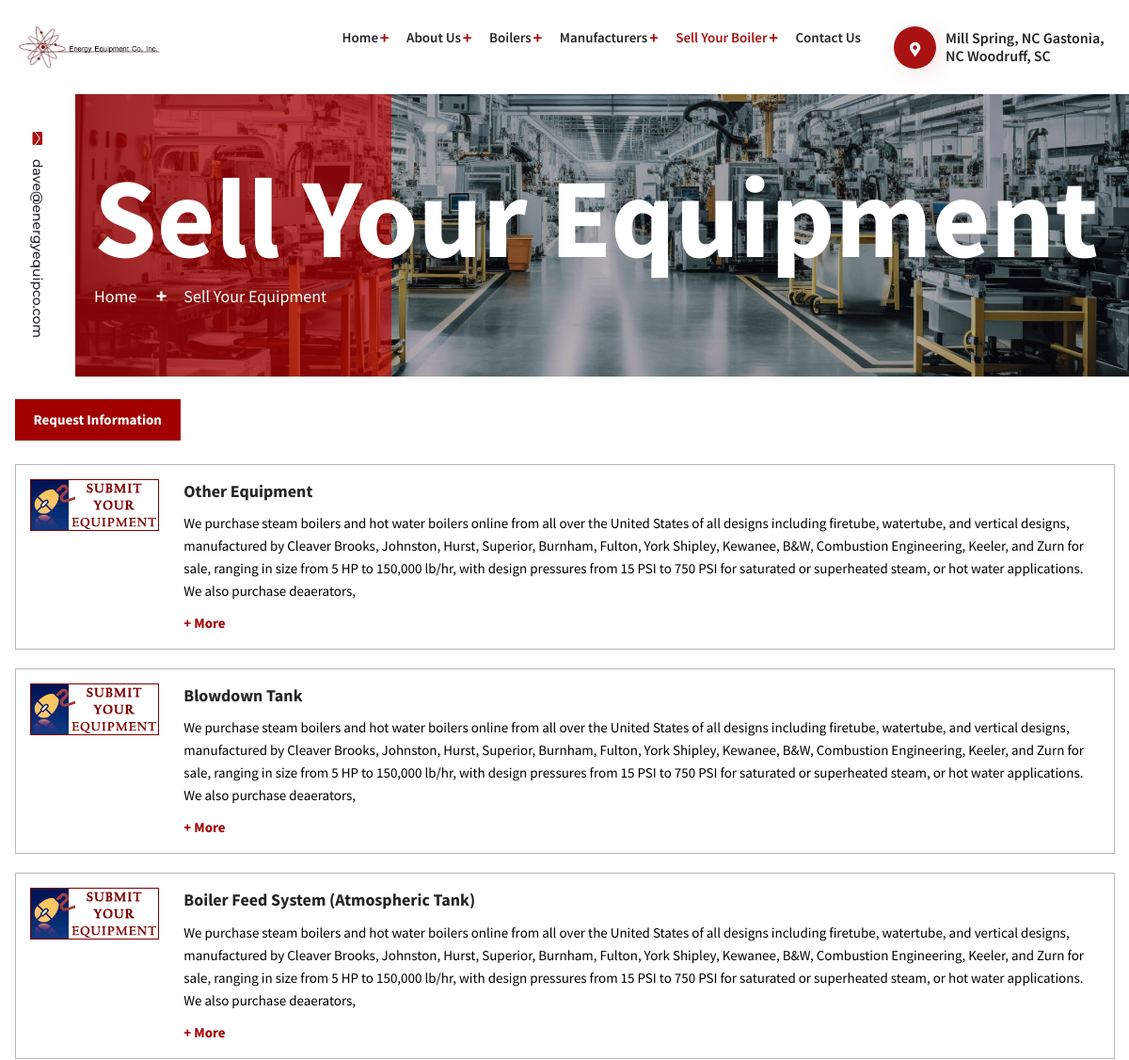
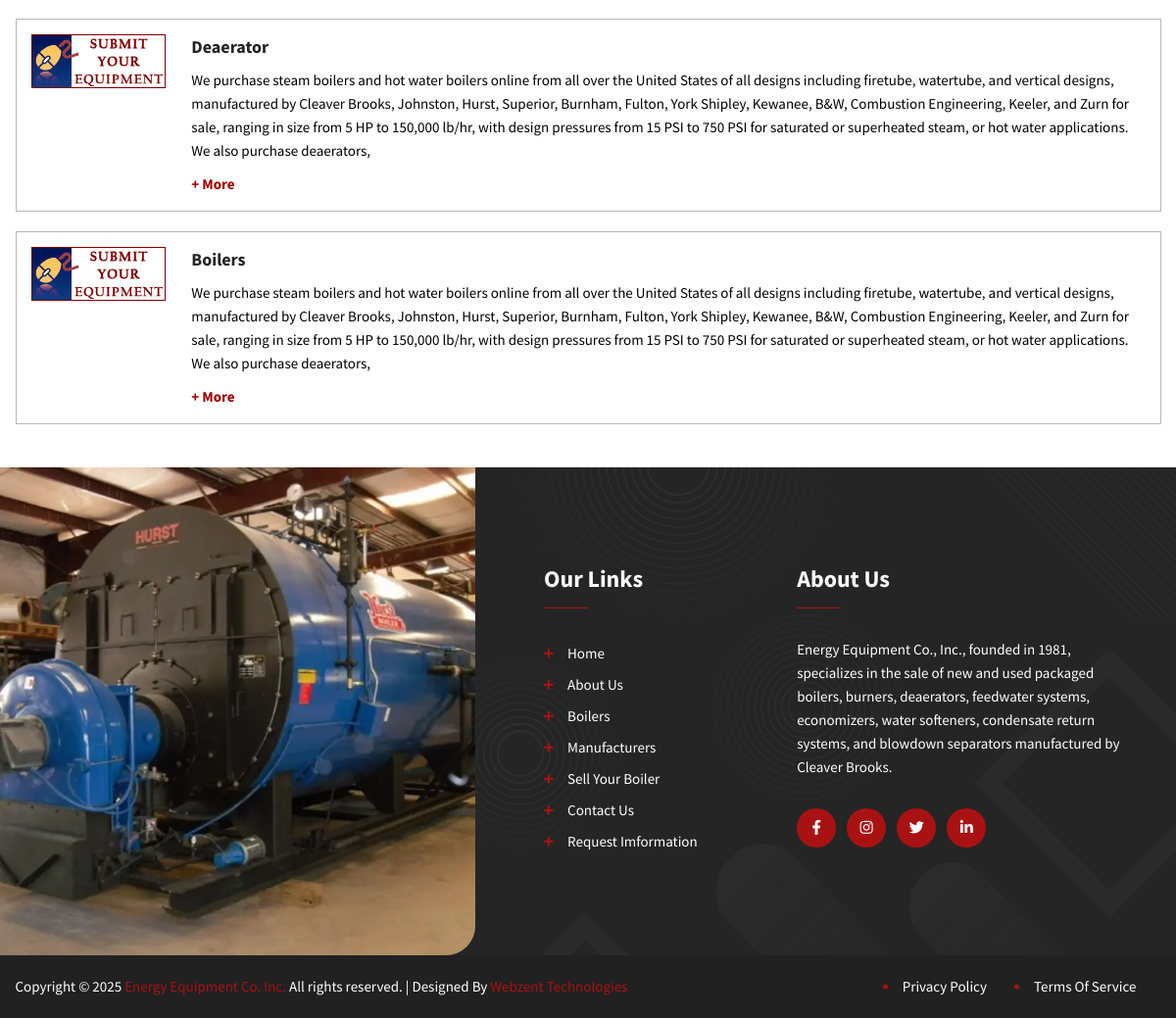
Page /energyequipco/sell-your-boiler.php on the committed database (2 pictures, top to bottom).
### tables this page shows
CREATE TABLE `settings` (
  `id` int(11) NOT NULL,
  `site_title` varchar(255) DEFAULT NULL,
  `email` varchar(255) DEFAULT NULL,
  `phone` varchar(50) DEFAULT NULL,
  `address` text DEFAULT NULL,
  `facebook` varchar(255) DEFAULT NULL,
  `twitter` varchar(255) DEFAULT NULL,
  `instagram` varchar(255) DEFAULT NULL,
  `linkedin` varchar(255) DEFAULT NULL,
  `logo` varchar(255) DEFAULT NULL,
  `favicon` varchar(255) DEFAULT NULL,
  `created_at` datetime DEFAULT current_timestamp()
);

CREATE TABLE `equipment_cards` (
  `id` int(11) NOT NULL,
  `image` varchar(255) DEFAULT NULL,
  `title` varchar(255) DEFAULT NULL,
  `description` text DEFAULT NULL,
  `more_des` text DEFAULT NULL,
  `link` varchar(255) DEFAULT NULL,
  `created_at` timestamp NOT NULL DEFAULT curtime()
);

### energyequipco/sell-your-boiler.php (the view, shortened to what this page needs)
<?php
include ('admin/includes/config.php');
include('inc/head.php');
$pageTitle = "Sell Your Equipment";
?>
<body id="bg">
<?php include('inc/header.php');?>
<div class="page-content bg-white">
		<div class="slidearea bannerside">
			<div class="side-contact-info">
				<ul>
					<li><i class="fas fa-envelope"></i><?= $setting['email']?></li>
				</ul>
			</div>
			<div class="ic-bnr-inr ic-bnr-inr-sm style-1 overlay-black-light overlay-left" style="background-image: url(images/video/pic2-2.jpg);">
				<div class="container-fluid">
					<div class="ic-bnr-inr-entry">
						<h1><?= isset($pageTitle) ? $pageTitle : '' ?></h1>
						<nav aria-label="breadcrumb" class="breadcrumb-row">
							<ul class="breadcrumb">
								<li class="breadcrumb-item"><a href="index.php">Home</a></li>
								<li class="breadcrumb-item"><?= isset($pageTitle) ? $pageTitle : '' ?></li>
							</ul>
						</nav>
					</div>
				</div>
			</div>
		</div>
<div class="container py-4">
  <a href="#" class="btn-request">Request Information</a>
    <?php
$query = mysqli_query($con, "SELECT * FROM equipment_cards ORDER BY id DESC");
while ($row = mysqli_fetch_assoc($query)) {
?>
  <div class="equipment-card">
    <?php if (!empty($row['link'])) { ?>
      <a href="<?php echo $row['link']; ?>" class="card-img" target="_blank">
        <img src="http://localhost/energyequipco/<?php echo $row['image']; ?>" alt="<?php echo htmlspecialchars($row['title']); ?>">
      </a>
    <?php } else { ?>
      <div class="card-img">
        <img src="http://localhost/energyequipco/<?php echo $row['image']; ?>" alt="<?php echo htmlspecialchars($row['title']); ?>">
      </div>
    <?php } ?>
    <div>
      <h3>
        <?php if (!empty($row['link'])) { ?>
          <a href="<?php echo $row['link']; ?>" target="_blank"><?php echo htmlspecialchars($row['title']); ?></a>
        <?php } else { ?>
          <?php echo htmlspecialchars($row['title']); ?>
        <?php } ?>
      </h3>
      <p><?php echo nl2br(htmlspecialchars($row['description'])); ?></p>
      <span class="toggle-more" onclick="toggleMore(this)">+ More</span>
    </div>
  </div>
<?php
}
?>
  </div>
</div>
	<?php include('inc/footer.php');?>
</body>
</html>

### energyequipco/inc/header.php (shortened to what this page needs)
<div class="page-wraper">
	<header class="site-header mo-left header style-1">
		<div class="sticky-header main-bar-wraper navbar-expand-lg">
			<div class="main-bar clearfix">
				<div class="container-fluid clearfix">
					<div class="logo-header mostion logo-dark">
						<a href="index.php"><img src="images/<?= $setting['logo']?>" alt="energyequipco-logo"></a>
					</div>
					<div class="extra-nav">
						<div class="extra-cell">
							<div class="extra-icon-box">
								<i class="fas fa-map-marker-alt"></i>
								<h6 class="title" style="font-size: 1rem;"><?= $setting['address']?></h6>
							</div>
						</div>
					</div>
					<div class="header-nav navbar-collapse collapse justify-content-end" id="navbarNavDropdown">
						<ul class="nav navbar-nav navbar navbar-left">
							<li><a href="index.php">Home</a></li>
							<li><a href="about-us.php">About Us</a></li>
							<li><a href="boilers.php">Boilers</a></li>
							<li class="sub-menu-down"><a href="manufacturers.php">Manufacturers</a>
							</li>
							<li><a href="sell-your-boiler.php">Sell Your Boiler</a></li>
							<li><a href="contact-us.php">Contact Us</a></li>
						</ul>
					</div>
				</div>
			</div>
		</div>
	</header>

### energyequipco/css/skin/skin-1.css (style rules this page uses)
:root { --primary: #A91212; --secondary: #252525; --primary-hover: #fd710e; --primary-dark: #e96100; --rgba-primary-1: rgba(255, 106 ,0 ,0.1); --rgba-primary-2: rgba(255, 106 ,0 ,0.2); --rgba-primary-3: rgba(255, 106 ,0 ,0.3); --rgba-primary-4: rgba(255, 106 ,0 ,0.4); --rgba-primary-5: rgba(255, 106 ,0 ,0.5); --rgba-primary-6: rgba(255, 106 ,0 ,0.6); --rgba-primary-7: rgba(255, 106 ,0 ,0.7); --rgba-primary-8: rgba(255, 106 ,0 ,0.8); --rgba-primary-9: rgba(255, 106 ,0 ,0.9); --theme-text-color: #fff; --title: #232323; }

### rows in the picture
settings: logo (picture), address "Mill Spring, NC Gastonia, NC Woodruff, SC", email "dave@energyequipco.com"
equipment_cards: image (picture), title "Other Equipment", description "We purchase steam boilers and hot water boilers online from all over the United States of all designs including firetube, watertube, and vertical designs, manufactured by Cleaver Brooks, Johnston, Hurst, Superior, Burnham, Fulton, York Shipley, Kewanee, B&W, Combustion Engineering, Keeler, and Zurn for sale, ranging in size from 5 HP to 150,000 lb/hr, with design pressures from 15 PSI to 750 PSI for saturated or superheated steam, or hot water applications. We also purchase deaerators,"
equipment_cards: image (picture), title "Blowdown Tank", description "We purchase steam boilers and hot water boilers online from all over the United States of all designs including firetube, watertube, and vertical designs, manufactured by Cleaver Brooks, Johnston, Hurst, Superior, Burnham, Fulton, York Shipley, Kewanee, B&W, Combustion Engineering, Keeler, and Zurn for sale, ranging in size from 5 HP to 150,000 lb/hr, with design pressures from 15 PSI to 750 PSI for saturated or superheated steam, or hot water applications. We also purchase deaerators,"
equipment_cards: image (picture), title "Boiler Feed System (Atmospheric Tank)", description "We purchase steam boilers and hot water boilers online from all over the United States of all designs including firetube, watertube, and vertical designs, manufactured by Cleaver Brooks, Johnston, Hurst, Superior, Burnham, Fulton, York Shipley, Kewanee, B&W, Combustion Engineering, Keeler, and Zurn for sale, ranging in size from 5 HP to 150,000 lb/hr, with design pressures from 15 PSI to 750 PSI for saturated or superheated steam, or hot water applications. We also purchase deaerators,"
equipment_cards: image (picture), title "Deaerator", description "We purchase steam boilers and hot water boilers online from all over the United States of all designs including firetube, watertube, and vertical designs, manufactured by Cleaver Brooks, Johnston, Hurst, Superior, Burnham, Fulton, York Shipley, Kewanee, B&W, Combustion Engineering, Keeler, and Zurn for sale, ranging in size from 5 HP to 150,000 lb/hr, with design pressures from 15 PSI to 750 PSI for saturated or superheated steam, or hot water applications. We also purchase deaerators,"
equipment_cards: image (picture), title "Boilers", description "We purchase steam boilers and hot water boilers online from all over the United States of all designs including firetube, watertube, and vertical designs, manufactured by Cleaver Brooks, Johnston, Hurst, Superior, Burnham, Fulton, York Shipley, Kewanee, B&W, Combustion Engineering, Keeler, and Zurn for sale, ranging in size from 5 HP to 150,000 lb/hr, with design pressures from 15 PSI to 750 PSI for saturated or superheated steam, or hot water applications. We also purchase deaerators,"

### other values in the picture
$pageTitle "Sell Your Equipment"
